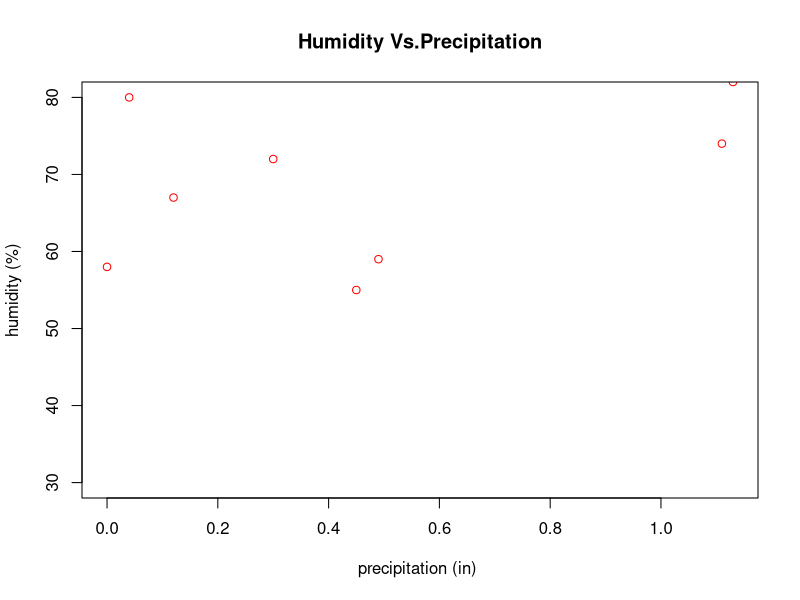
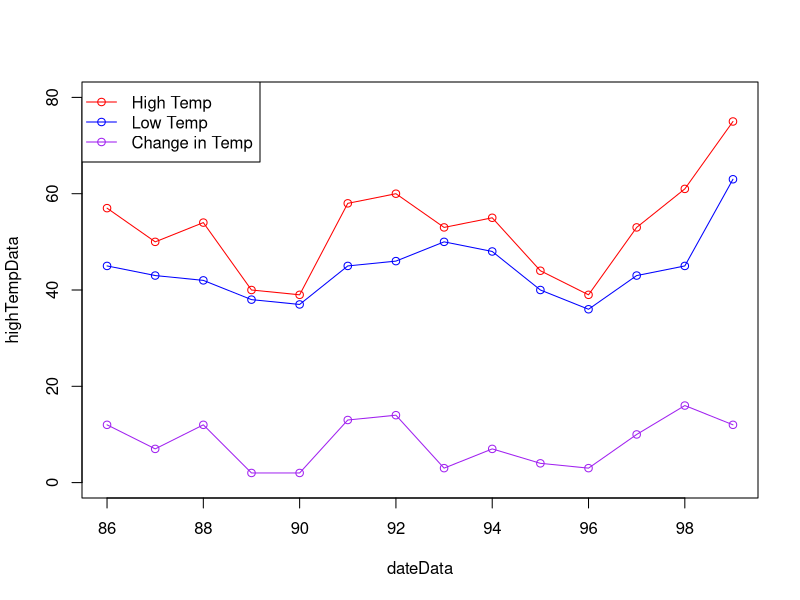

Source code (R) for these figures, in order:
{
  rm(list=ls()); options(show.error.messages = TRUE);
  weatherData=read.csv("data/LansingWeather3.csv");
  lowTempData=weatherData[ ,"lowTemp"];
  highTempData=weatherData[ , "highTemp"];
  dateData=weatherData[ ,"dayOfYear"]
  precipData=weatherData[ ,"precipitation"];
  humidData=weatherData[ ,"humidity"];
  changeInTemp=c()
  lengthVector=length(lowTempData)
  for(i in 1:lengthVector)
  {
    changeInTemp[i]=highTempData[i]-lowTempData[i]
  }
  plot(x=precipData, y=humidData, type = "p",ylim=c(30,80),
       main="Humidity Vs.Precipitation",xlab= "precipitation (in) ",
       ylab= "humidity (%)",col="red");
  plot(x=dateData, y =highTempData, type="o" ,col="red",ylim=c(0,80))
  points(x=dateData, y=lowTempData, type="o",col="blue")
  points(x=dateData, y= changeInTemp, type="o", col="purple")
  legend(x="topleft",legend=c("High Temp","Low Temp","Change in Temp"),
         lty = c(1,1,1),pch=c(1,1,1),col=c("red","blue","Purple"));  
}